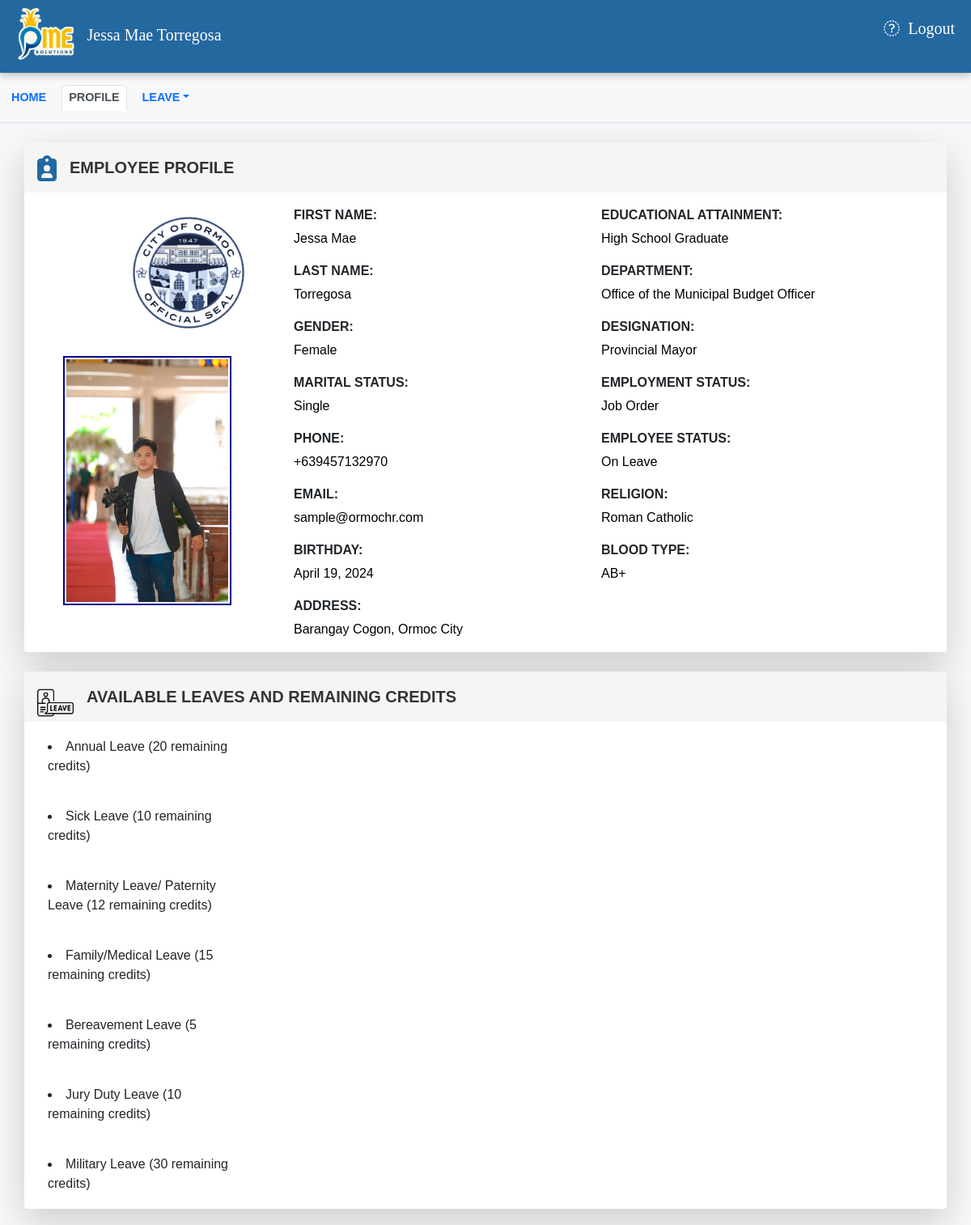
/employee_profile.php (signed in), run on the app's committed database.
### tables this page shows
CREATE TABLE `employee` (
  `em_id` int(11) NOT NULL,
  `des_id` int(11) NOT NULL,
  `dep_id` int(11) NOT NULL,
  `bt_id` int(11) NOT NULL,
  `user_id` int(11) NOT NULL,
  `es_id` int(11) NOT NULL,
  `address_id` int(11) DEFAULT NULL,
  `edu_id` int(11) DEFAULT NULL,
  `r_id` int(11) DEFAULT NULL,
  `ms_id` int(11) DEFAULT NULL,
  `first_name` varchar(128) NOT NULL,
  `last_name` varchar(128) NOT NULL,
  `employee_status` enum('Active','Inactive','On Leave') NOT NULL DEFAULT 'Active',
  `em_email` varchar(64) NOT NULL,
  `em_password` varchar(514) NOT NULL,
  `em_gender` varchar(11) NOT NULL,
  `em_phone` varchar(14) NOT NULL,
  `em_birthday` varchar(128) NOT NULL,
  `em_joining_date` date NOT NULL,
  `em_contract_end` date NOT NULL,
  `em_income` int(50) DEFAULT NULL,
  `em_profile_pic` text DEFAULT NULL
);

CREATE TABLE `marital_status` (
  `ms_id` int(11) NOT NULL,
  `ms_name` varchar(200) NOT NULL
);

CREATE TABLE `address` (
  `address_id` int(11) NOT NULL,
  `barangay` varchar(2002) NOT NULL,
  `city` varchar(200) NOT NULL
);

CREATE TABLE `education` (
  `edu_id` int(11) NOT NULL,
  `education` varchar(200) NOT NULL
);

CREATE TABLE `department` (
  `dep_id` int(11) NOT NULL,
  `dep_name` varchar(64) NOT NULL
);

CREATE TABLE `designation` (
  `des_id` int(11) NOT NULL,
  `des_name` varchar(64) NOT NULL
);

CREATE TABLE `employment_status` (
  `es_id` int(128) NOT NULL,
  `es_name` varchar(128) NOT NULL,
  `es_income` int(60) DEFAULT NULL
);

CREATE TABLE `religion` (
  `r_id` int(11) NOT NULL,
  `r_name` varchar(200) NOT NULL
);

CREATE TABLE `blood_group` (
  `bt_id` int(11) NOT NULL,
  `bt_name` varchar(11) NOT NULL
);

CREATE TABLE `leave_type` (
  `lt_id` int(11) NOT NULL,
  `lt_code` varchar(11) NOT NULL,
  `lt_name` varchar(50) NOT NULL,
  `lt_description` text NOT NULL,
  `lt_credit` float NOT NULL,
  `lt_status` tinyint(1) NOT NULL DEFAULT 1,
  `date_created` datetime NOT NULL DEFAULT current_timestamp()
);

### employee_profile.php (the view, shortened to what this page needs)
<?php
include "DBConnection.php";
if (isset($_SESSION['s_em_email'])) {
?>
  <!DOCTYPE html>
  <html lang="en">
  <head>
    <link rel="stylesheet" href="https://cdnjs.cloudflare.com/ajax/libs/twitter-bootstrap/5.2.0/css/bootstrap.min.css">
    <link rel="stylesheet" href="https://cdn.datatables.net/1.13.4/css/dataTables.bootstrap5.min.css">
    <link rel="stylesheet" href="css/all.min.css">
    <link rel="stylesheet" href="css/fontawesome.min.css">
    <link rel="stylesheet" href="css/navbar.css">
  </head>
  <body>
    <div id="dashmaincontainer">
      <div class="dash_content_container" id="dash_content_container">
        <div class="dash_topnav" id="dash_topnav">
          <a href="Dashboard.php">
            <img src="bgimages/pine.png" alt="logo" style="width: 90px; margin-top: -20px; margin-left: -8px; margin-bottom: -20px;">
          </a>
          <h10 style="font-family: 'Glacial Indifference';"><?php echo $_SESSION['s_first_name'];  ?> <?php echo $_SESSION['s_last_name']; ?></h10>
          <a href="logout.php" id="lougoutbtn" style="font-family: 'Glacial Indiffernce'; color: white;" data-bs-toggle="modal" data-bs-target="#exampleModal"><i class="fa fa-duotone fa-arrow-right-from-bracket"></i>&nbsp; Logout</a>
        </div>
        <div class="col-md-12">
          <ul class="nav nav-tabs nav-sm">
            <li class="nav-item">
              <a class="nav-link fw-bold" href="employee.php">Home</a>
            </li>
            <li class="nav-item">
              <a class="nav-link active fw-bold" aria-current="page" href="employee_profile.php">Profile</a>
            </li>
            <li class="nav-item dropdown">
              <a class="nav-link fw-bold dropdown-toggle" data-bs-toggle="dropdown" href="#" role="button" aria-expanded="false">Leave</a>
            </li>
          </ul>
          <div>
            <div class="row">
              <?php
              if (isset($_SESSION['s_em_email'])) {
                $em_id = $_SESSION['s_em_id'];
                $query = "SELECT e.*, a.*, d.dep_name, des.des_name,
                          edu.education, ms.ms_name, bt.bt_name, r.r_name, es.es_name
                          FROM employee e
                          INNER JOIN address a ON e.address_id = a.address_id
                          INNER JOIN department d ON e.dep_id = d.dep_id
                          INNER JOIN designation des ON e.des_id = des.des_id
                          LEFT JOIN education edu ON e.edu_id = edu.edu_id
                          LEFT JOIN marital_status ms ON e.ms_id = ms.ms_id
                          LEFT JOIN employment_status es ON e.es_id = es.es_id
                          LEFT JOIN blood_group bt ON e.bt_id = bt.bt_id
                          LEFT JOIN religion r ON e.r_id = r.r_id
                          WHERE e.em_id = $em_id";
                $result = mysqli_query($conn, $query);
                if ($result && mysqli_num_rows($result) > 0) {
                  $employee_data = mysqli_fetch_assoc($result);
                  $first_name = $employee_data['first_name'];
                  $last_name = $employee_data['last_name'];
                  $em_gender = $employee_data['em_gender'];
                  $em_email = $employee_data['em_email'];
                  $em_phone = $employee_data['em_phone'];
                  $em_birthday = $employee_data['em_birthday'];
                  $barangay = $employee_data['barangay'];
                  $city = $employee_data['city'];
                  $dep_name = $employee_data['dep_name'];
                  $des_name = $employee_data['des_name'];
                  $ms_name = $employee_data['ms_name'];
                  $bt_name = $employee_data['bt_name'];
                  $r_name = $employee_data['r_name'];
                  $education = $employee_data['education'];
                  $employee_status = $employee_data['employee_status'];
                  $es_name = $employee_data['es_name'];
              ?>
                  <div class="col-md-12">
                    <div class="">
                      <div class="panel panel-default mt-4 mx-auto shadow-lg border-0" style="width: 95%;">
                        <div class="panel-heading border-0 d-flex p-0">
                          <div class="me-3 ms-3 mt-3">
                            <i class="fa-solid fa-clipboard-user fa-2xl" style="color: #2468a0;"></i>
                          </div>
                          <p class="text-uppercase fw-bold fs-5 mt-3">Employee Profile</p>
                        </div>
                        <div class="row">
                          <div class="col-12 d-flex">
                            <div class="col-md-3 mt-4 ms-5">
                              <img src="../PineHR/bgimages/ormoc_seal.jpg" alt="Logo" style="max-width: 150px; max-height: 150px; margin-bottom:20px; margin-left: 80px;">
                              <div class="mt-2" style="display: inline-block; border: 2px solid #00008B; padding: 2px;">
                                <img src="../PINEHR/<?php echo substr($employee_data['em_profile_pic'], 3); ?>" style="max-width:300px; max-height:300px;">
                              </div>
                            </div>
                            <div class="col-md-4 mt-3">
                              <label style="font-weight: bold; margin-bottom: 5px; text-transform: uppercase;">First Name:</label>
                              <p class="" style="color: black;"><?php echo $first_name; ?></p>
                              <label style="font-weight: bold; margin-bottom: 5px; text-transform: uppercase;">Last Name:</label>
                              <p class="" style="color: black;"><?php echo $last_name; ?></p>
                              <label style="font-weight: bold; margin-bottom: 5px; text-transform: uppercase;">Gender:</label>
                              <p class="" style="color: black;"><?php echo $em_gender; ?></p>
                              <label style="font-weight: bold; margin-bottom: 5px; text-transform: uppercase;">Marital Status:</label>
                              <p class="" style="color: black;"><?php echo $ms_name ?></p>
                              <label style="font-weight: bold; margin-bottom: 5px; text-transform: uppercase;">Phone:</label>
                              <p class="" style="color: black;"><?php echo $em_phone; ?></p>
                              <label style="font-weight: bold; margin-bottom: 5px; text-transform: uppercase;">Email:</label>
                              <p class="" style="color: black;"><?php echo $em_email; ?></p>
                              <label style="font-weight: bold; margin-bottom: 5px; text-transform: uppercase;">Birthday:</label>
                              <p class="" style="color: black;"><?php echo date("F j, Y", strtotime($em_birthday)); ?></p>
                              <label style="font-weight: bold; margin-bottom: 5px; text-transform: uppercase;">Address:</label>
                              <p class="" style="color: black;"><?php echo $barangay . ', ' . $city; ?></p>
                            </div>
                            <div class="col-md-4 mt-3">
                              <label style="font-weight: bold; margin-bottom: 5px; text-transform: uppercase;">Educational Attainment:</label>
                              <p class="" style="color: black;"><?php echo $education; ?></p>
                              <label style="font-weight: bold; margin-bottom: 5px; text-transform: uppercase;">Department:</label>
                              <p class="" style="color: black;"><?php echo $dep_name; ?></p>
                              <label style="font-weight: bold; margin-bottom: 5px; text-transform: uppercase;">Designation:</label>
                              <p class="" style="color: black;"><?php echo $des_name; ?></p>
                              <label style="font-weight: bold; margin-bottom: 5px; text-transform: uppercase;">Employment Status:</label>
                              <p class="" style="color: black;"><?php echo $es_name; ?></p>
                              <label style="font-weight: bold; margin-bottom: 5px; text-transform: uppercase;">Employee Status:</label>
                              <p class="" style="color: black;"><?php echo $employee_status; ?></p>
                              <label style="font-weight: bold; margin-bottom: 5px; text-transform: uppercase;">Religion:</label>
                              <p class="" style="color: black;"><?php echo $r_name; ?></p>
                              <label style="font-weight: bold; margin-bottom: 5px; text-transform: uppercase;">Blood Type:</label>
                              <p class="" style="color: black;"><?php echo $bt_name; ?></p>
                            </div>
                          </div>
                        </div>
                      </div>
                    </div>
                    <div class="">
                      <div class="panel panel-default mt-4 mx-auto shadow-lg border-0" style="width: 95%;">
                        <div class="panel-heading border-0 d-flex p-0">
                          <div class="me-3 ms-3 mt-3">
                            <img src="bgimages\leave.png" alt="" style="max-width: 45px;">
                          </div>
                          <p class="text-uppercase fw-bold fs-5 mt-3">Available Leaves and Remaining Credits</p>
                        </div>
                        <?php
                        $leave_types_query = $conn->query("SELECT lt.lt_id, lt.lt_name, IFNULL(elc.available_credits, lt.lt_credit) AS lt_credit FROM leave_type lt LEFT JOIN employee_leave_credits elc ON lt.lt_id = elc.lt_id AND elc.em_id = $em_id WHERE elc.em_id = $em_id");
                        $total_leave_types = $leave_types_query->num_rows;
                        $leave_types_per_column = ceil($total_leave_types / 2);
                        $counter = 0;
                        while ($leave_type = $leave_types_query->fetch_assoc()) {
                          if ($counter % $leave_types_per_column == 0) {
                            echo '<div class="col-md-6">';
                          }
                          echo '<div class="row">';
                          echo '<div class="col-6">';
                          echo '<div class="form-check my-1">';
                          echo '<li type="text" id="leave_type_' . $leave_type['lt_id'] . '" name="leave_type_ids[]" value="' . $leave_type['lt_id'] . '" class="leave-type-checkbox text-capitalize" read-only>' . $leave_type['lt_name'] . ' <span class="text-lowercase">(' . $leave_type['lt_credit'] . ' Remaining Credits)</span></li>';
                          echo '</div>';
                          echo '</div>';
                          echo '</div>';
                          $counter++;
                          if ($counter % $leave_types_per_column == 0 || $counter == $total_leave_types) {
                            echo '</div>';
                          }
                        }
                        ?>
                      </div>
                    </div>
                  </div>
              <?php
                } else {
                  echo "No data found for the logged-in employee.";
                }
              }
              ?>
            </div>
          </div>
        </div>
      </div>
    </div>
  <?php
} else {
  header("location: login.php");
  exit();
}
  ?>
  </body>
  </html>

### css/navbar.css (style rules this page uses)
#dashmaincontainer { display: flex; flex-direction: row; min-height: 100vh; }
div.dash_content_container { width: 100%; background: #f6f8fa; }
ul.dash_menu_lists, li { padding:15px 5px; text-transform: uppercase; }
ul.dash_menu_lists, li a { text-decoration: none; color: black; display: block; font-size: 17px; }
div.dash_topnav { background: #2468a0; padding: 20px; box-shadow: 0 4px 8px 0 rgba(0, 0, 0, 0.2); }
div.dash_topnav, a { color: #fff; font-size: 20px; text-decoration: none; }
a#lougoutbtn { float: right; }
* { margin: 0; padding: 0; box-sizing: border-box; font-family: 'Poppins', sans-serif; }
a { color:black; text-decoration: none; }
.panel { margin-bottom: 20px; background-color: #fff; border: 1px solid transparent; border-radius: 4px; -webkit-box-shadow: 0 1px 1px rgba(0, 0, 0, .05); box-shadow: 0 1px 1px rgba(0, 0, 0, .05); }
.panel-heading { padding: 15px 15px; border-bottom: 1px solid transparent; border-top-left-radius: 3px; border-top-right-radius: 3px; }
.panel-default { border-color: #ddd; }
.panel-default > .panel-heading { color: #333; background-color: #f5f5f5; border-color: #ddd; }

### employee_profile.php (style rules this page uses)
.nav-tabs.nav-sm>li.nav-item>a.nav-link { padding: 0.25rem 0.5rem; font-size: 0.9rem; }
.nav-tabs.nav-sm>li.nav-item { margin-bottom: 0; }

### data on the page
employee: em_profile_pic (picture), first_name "Jessa Mae", last_name "Torregosa", em_gender "Female", ms.ms_name "Single", em_phone "+639457132970", em_email "sample@ormochr.com", em_birthday "April 19, 2024", address.barangay "Barangay Cogon", address.city "Ormoc City", edu.education "High School Graduate", dep.dep_name "Office of the Municipal Budget Officer", des.des_name "Provincial Mayor", es.es_name "Job Order", employee_status "On Leave", r.r_name "Roman Catholic", bt.bt_name "AB+"
leave_type: $leave_type['lt_id'] 1 (drawn), lt_name "Annual Leave", lt_credit "20"
leave_type: $leave_type['lt_id'] 2 (drawn), lt_name "Sick Leave", lt_credit "10"
leave_type: $leave_type['lt_id'] 3 (drawn), lt_name "Maternity Leave/ Paternity Leave", lt_credit "12"
leave_type: $leave_type['lt_id'] 4 (drawn), lt_name "Family/Medical Leave", lt_credit "15"
leave_type: lt_name "Bereavement Leave", lt_credit "5"
leave_type: $leave_type['lt_id'] 6 (drawn), lt_name "Jury Duty Leave", lt_credit "10"
leave_type: $leave_type['lt_id'] 7 (drawn), lt_name "Military Leave", lt_credit "30"

### other printed values
$_SESSION['s_first_name'] "Jessa Mae"
$_SESSION['s_last_name'] "Torregosa"
